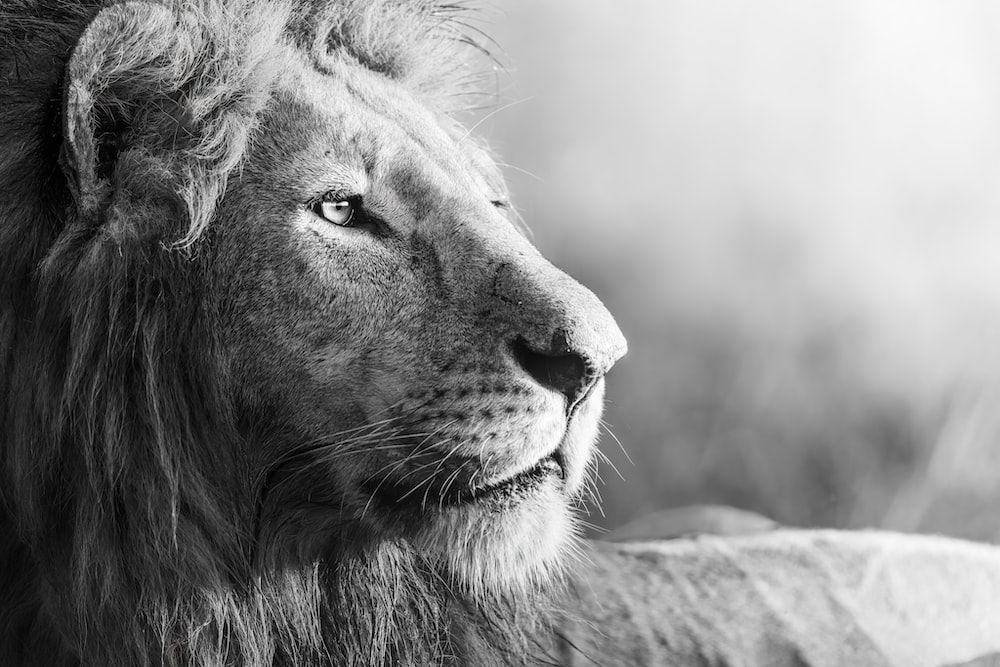
%> input picture S3_12052025/lion.jpg, 1000 x 667 px
$ octave Ex3_5_1.m   (GNU Octave 9; MATLAB toolbox functions it lacks are replaced by stand-ins)
%> lines starting %> are read from the running program, lines starting %| are printed output that depends on the picture
% Piece-wise Linear Tranformation
clear, clc, close all;
%%%%%%%%%%%%%%%%%%%%%%%%%%%%%%
pkg load image;
img = imread('lion.jpg');
%> img is the input picture: size 667x1000x3 uint8; mean R, G, B 137.3, 137.3, 137.3

% Piece-wise Linear
LUT(1 : 101) = 2 * (0 : 100) + 10;
LUT(102 : 201) = 175;
LUT(202 : 256) = 0.85 * (201 : 255) - 12;
plot(LUT, 'LineWidth', 1.5);
xlim([0 255]);
ylim([0 255]);
grid on;
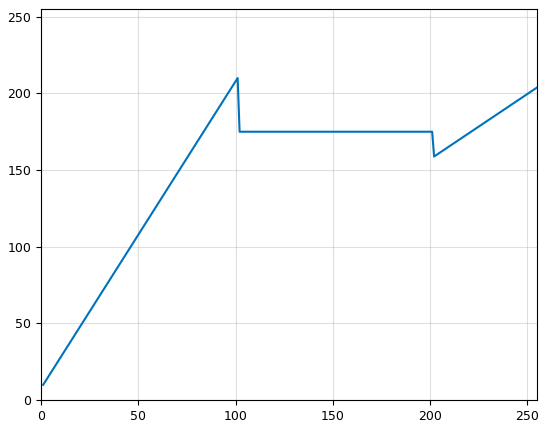
%> figure redrawn from the program's plot data; curve peaks at x = 101, y = 210

%perform the Piece-wise Linear Tranformation
img2 = intlut(img, uint8(LUT));
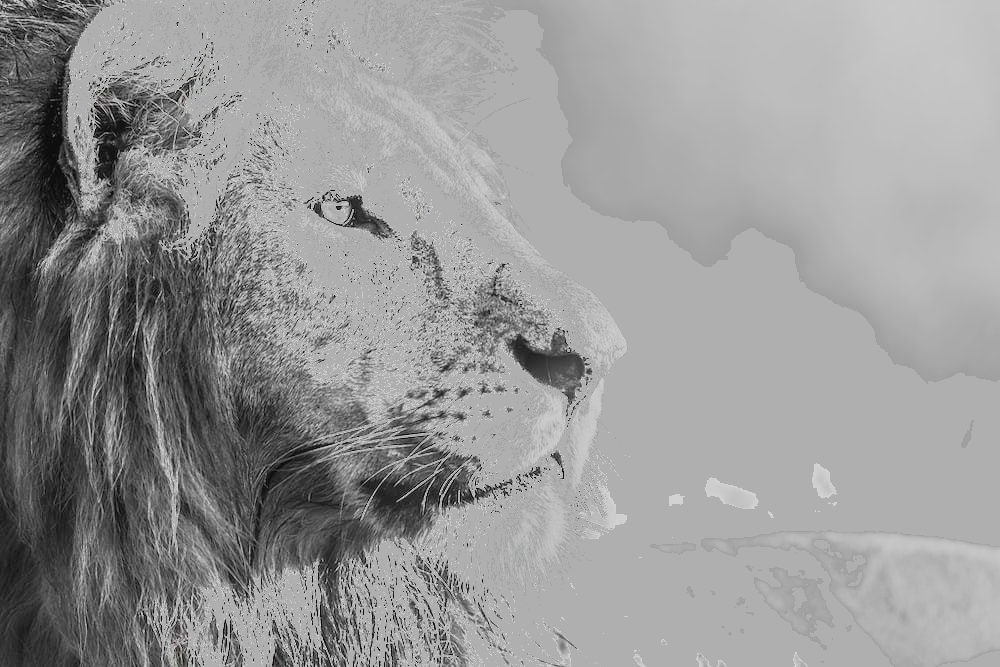
%> img2: size 667x1000x3 uint8; mean R, G, B 151.6, 151.6, 151.6

%plot image
FS = 15
figure, clf;

subplot(1, 2, 1), imshow(img), title('Origin Img', "fontsize", FS);
subplot(1, 2, 2), imshow(img2), title('Img Piece-wise Linear', "fontsize", FS);

saveas(gcf, 'Piece-wise Linear Tranformation.jpg');

$ run again, with S3_12052025/atrium.jpg copied over S3_12052025/lion.jpg
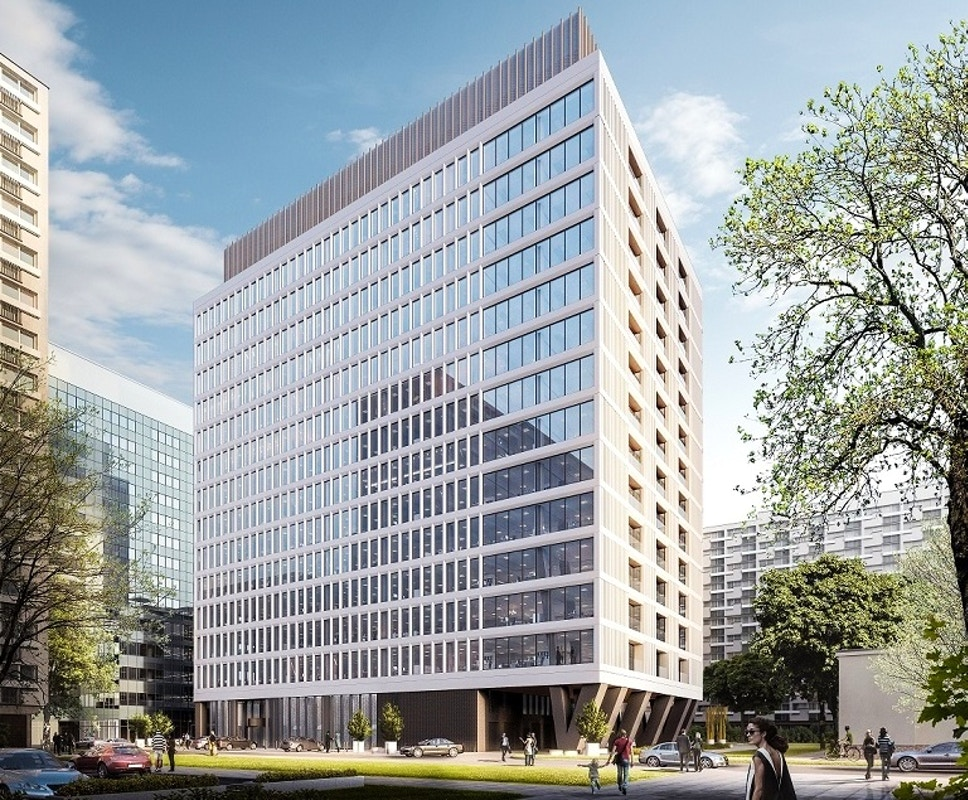
%> input picture S3_12052025/atrium.jpg, 968 x 800 px
%> img is the input picture: size 800x968x3 uint8; mean R, G, B 155.6, 162.1, 163.5
%> `img2 = intlut(img, uint8(LUT));`:
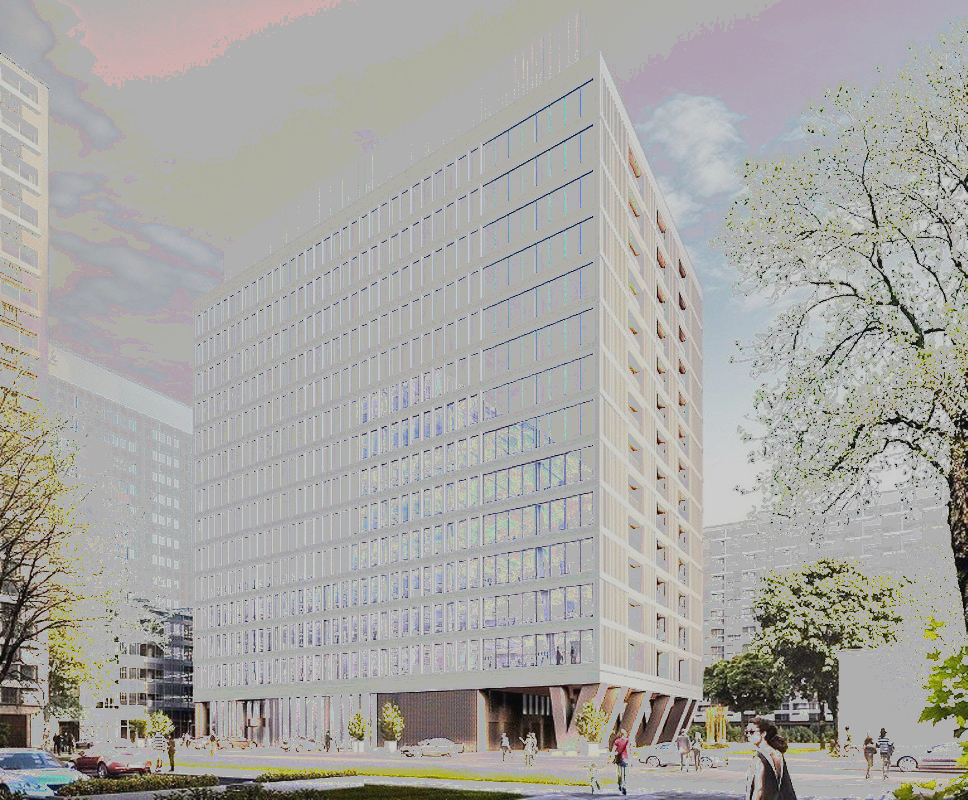
%> img2: size 800x968x3 uint8; mean R, G, B 167.2, 166, 162.3

$ run again, with S3_12052025/bird.jpg copied over S3_12052025/lion.jpg
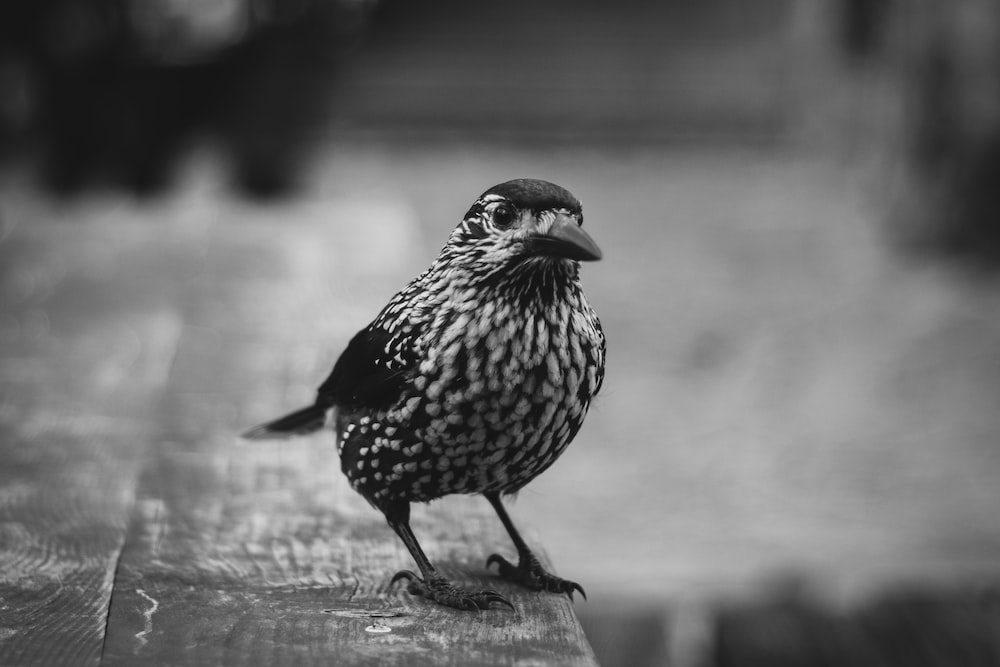
%> input picture S3_12052025/bird.jpg, 1000 x 667 px
%> img is the input picture: size 667x1000x3 uint8; min 0, max 248, mean 108
%> `img2 = intlut(img, uint8(LUT));`:
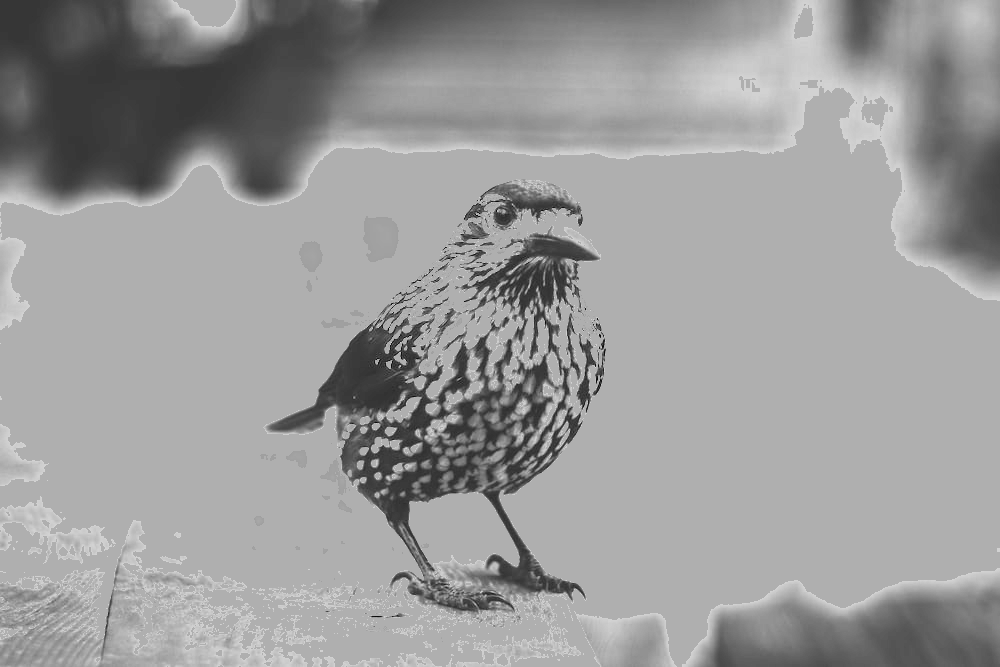
%> img2: size 667x1000x3 uint8; min 10, max 210, mean 154.5

$ run again, with S3_12052025/gradient.jpg copied over S3_12052025/lion.jpg
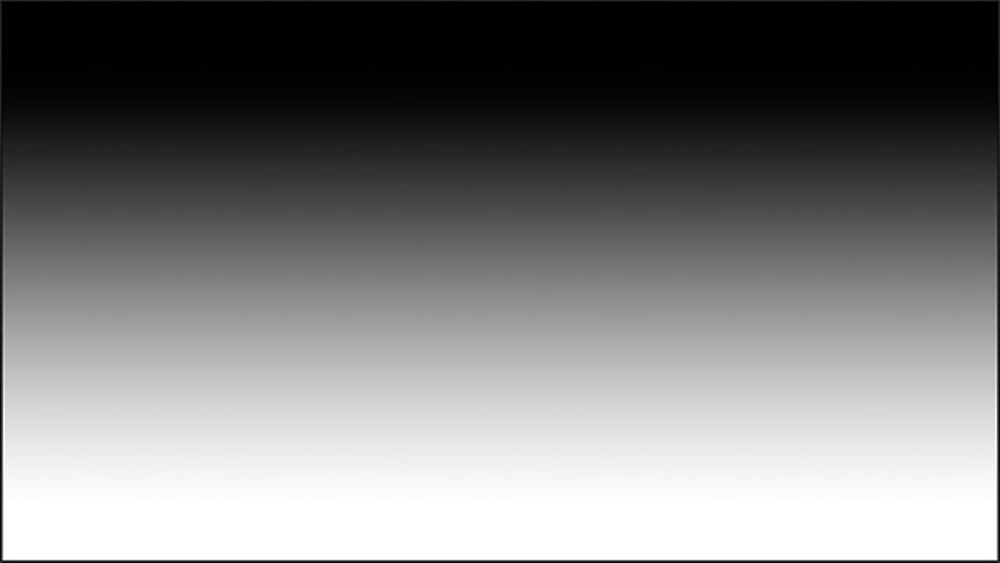
%> input picture S3_12052025/gradient.jpg, 2000 x 1125 px (shown at 1/2 size)
%> img is the input picture: size 1125x2000x3 uint8; min 0, max 255, mean 125
%> `img2 = intlut(img, uint8(LUT));`:
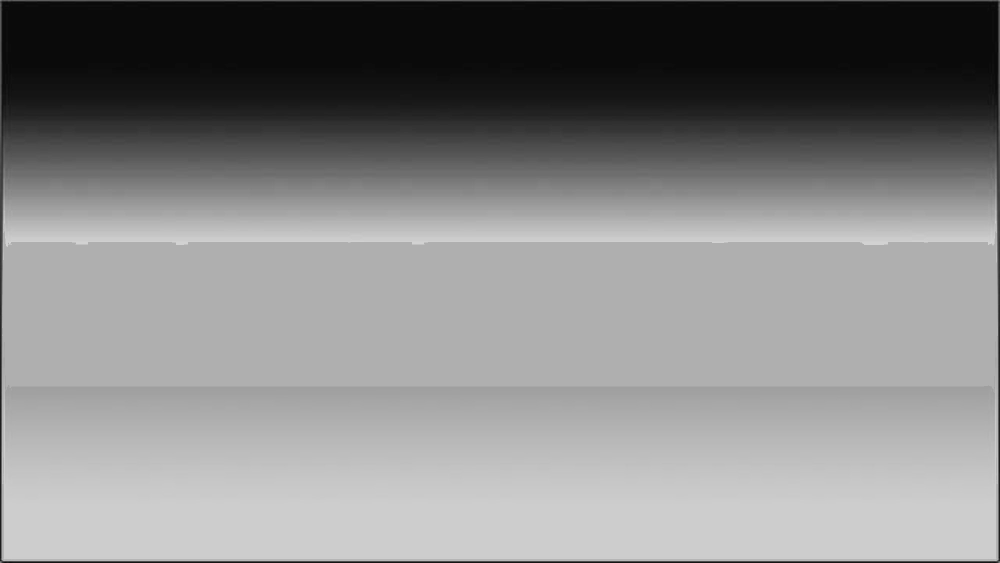
%> img2: size 1125x2000x3 uint8 (shown at 1/2 size); min 10, max 210, mean 134
%> `title('Img Piece-wise Linear', "fontsize", FS)`:
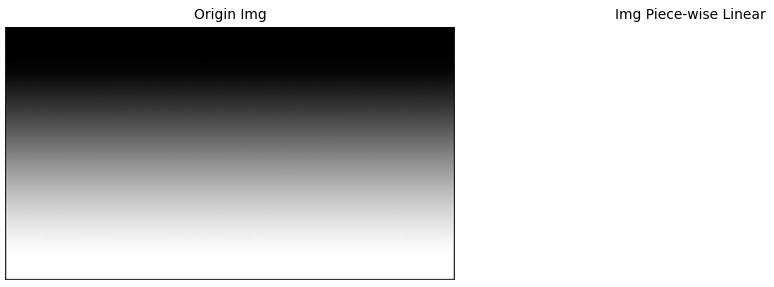
%> figure redrawn from the program's plot data, 2 panels
